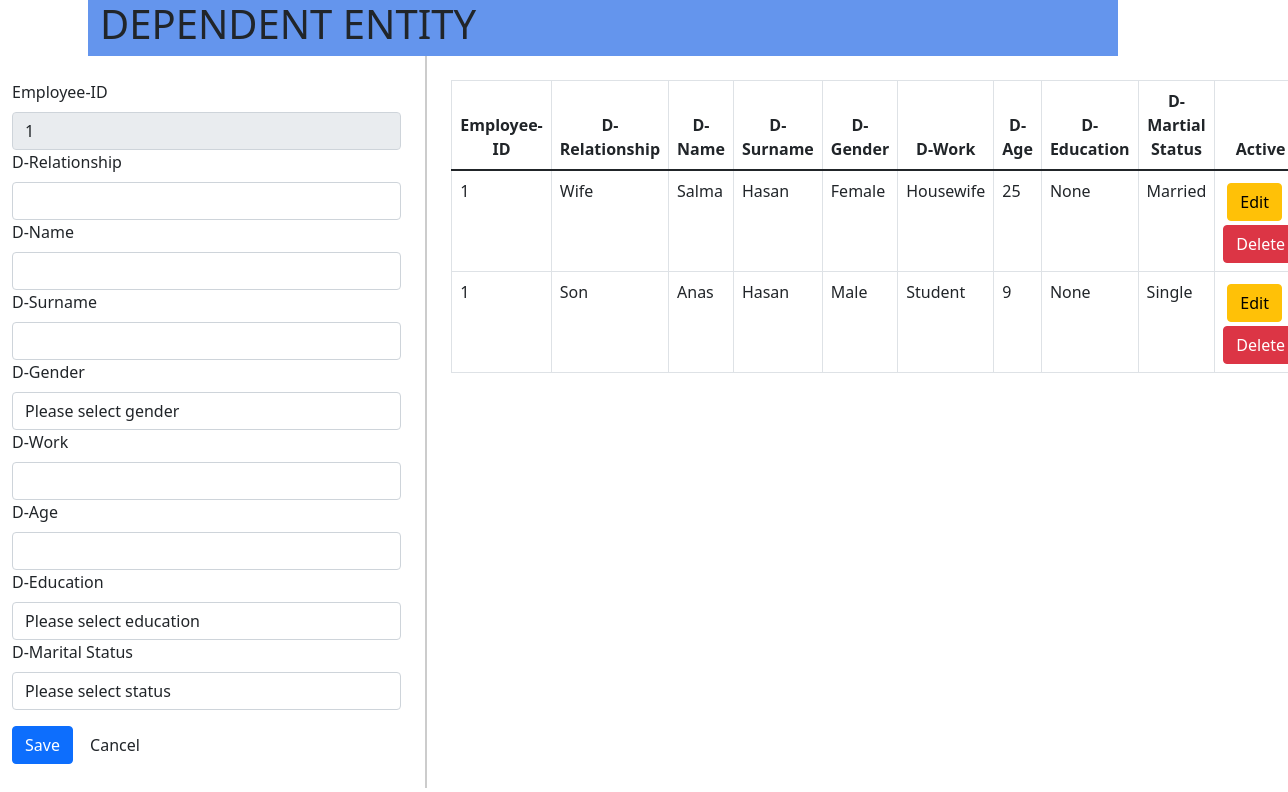
Page /dependent/1/ on the committed database.
### Dependent/models.py (models this page shows, shortened)
class Dependents(models.Model):
    name = models.CharField(max_length=50)
    surname = models.CharField(max_length=50)
    gender = models.CharField(max_length=50)
    work = models.CharField(max_length=50)
    age = models.CharField(max_length=50)
    education = models.CharField(max_length=50)
    maritalStatus = models.CharField(max_length=50)
    relationship = models.CharField(max_length=50)
    employeeID = models.ForeignKey(Employee,on_delete=models.CASCADE,null=True)

### Dependent/views.py (the view)
# urls.py: path('dependent/<str:id>/',views.show_dependent,name="allDependent"),
def show_dependent(request,id):
    emp = Employee.objects.get(id=id)
    dependents = Dependents.objects.filter(employeeID = emp)
    return render(request,'Dependent/index2.html',{'dependents':dependents,'id':id})

### Template/Dependent/index2.html (shortened to what this page needs)
{% load static %}
<!DOCTYPE html>
<html>
<head>
    <link href="{% static 'css/bootstrap.min.css' %}" rel="stylesheet" />
</head>
<body>
<div class="row" style="background-color: cornflowerblue; width: 80%; position: relative; left: 100px">
<h1>DEPENDENT ENTITY</h1>
</div>
<div class="row">
    <div class="col-md-4 p-4 col-sm-12">
        <div class="form-group">
            <label for="employeeID" class="form-label" >Employee-ID</label>
            <input class="form-control" id="employeeID" readonly>
        </div>
        <div class="form-group">
            <label for="employeeID" class="form-label" >D-Relationship</label>
            <input class="form-control" id="relationship">
        </div>
        <div class="form-group">
            <label for="employeeName" class="form-label">D-Name</label>
            <input class="form-control" id="employeeName">
        </div>
        <div class="form-group">
            <label for="gender" class="form-label">D-Surname</label>
            <input class="form-control" id="surname">
        </div>
        <div class="form-group">
            <label for="gender" class="form-label">D-Gender</label>
            <select id="gender" class="form-control">
                <option value="0">Please select gender</option>
            </select>
        </div>
        <div class="form-group">
            <label for="Work" class="form-label">D-Work</label>
            <input class="form-control" id="Work">
        </div>
        <div class="form-group">
            <label for="Age" class="form-label">D-Age</label>
            <input class="form-control" id="Age" type="number" min="0" max="100">
        </div>
        <div class="form-group">
            <label for="education" class="form-label">D-Education</label>
            <select id="education" class="form-control">
                <option value="0">Please select education</option>
            </select>
        </div>
        <div class="form-group">
            <label for="marital_status" class="form-label">D-Marital Status</label>
            <select id="marital_status" class="form-control">
                <option value="0">Please select status</option>
            </select>
        </div>
        <input type="button" onclick="saveEmployee()" value="Save" class="btn btn-primary mt-3" id="saveEmployeeBtn"/>
        <input type="button" onclick="cencelAction()" value="Cancel" class="btn btn-default mt-3" id="cancelBtn"/>
    </div>
    <div class="col-md-8 p-4 col-sm-12" style="border-left: 2px solid #cccccc">
        <table class="table table-bordered">
            <thead>
                <tr align="center">
                    <th width="130">Employee-ID</th>
                    <th width="130x">D-Relationship</th>
                    <th width="130">D-Name</th>
                    <th width="200">D-Surname</th>
                    <th width="130">D-Gender</th>
                    <th width="200">D-Work</th>
                    <th width="130">D-Age</th>
                    <th width="130">D-Education</th>
                    <th width="130">D-Martial Status</th>
                    <th width="130">Active</th>
                </tr>
            </thead>
            <tbody id="employee_list">
                {% for dependent in dependents %}
                <tr><td>{{id}}</td>
                    <td>{{dependent.relationship}}</td>
                    <td>{{dependent.name}}</td>
                    <td>{{dependent.surname}}</td>
                    <td>{{dependent.gender}}</td>
                    <td>{{dependent.work}}</td>
                    <td>{{dependent.age}}</td>
                    <td>{{dependent.education}}</td>
                    <td>{{dependent.maritalStatus}}</td>
                    <td><button class="btn btn-warning m-1" onclick="editEmployee($(this),'{{dependent.id}}')">Edit</button>
                    <button class="btn btn-danger" onclick="deleteEmployee('{{dependent.id}}')">Delete</button></td></tr>
                {% endfor %}
            </tbody>
        </table>
    </div>
</div>
</body>
</html>

### rows in the picture
Dependents: id "1", relationship "Wife", name "Salma", surname "Hasan", gender "Female", work "Housewife", age "25", education "None", maritalStatus "Married"
Dependents: employeeID "1", relationship "Son", name "Anas", surname "Hasan", gender "Male", work "Student", age "9", education "None", maritalStatus "Single"
